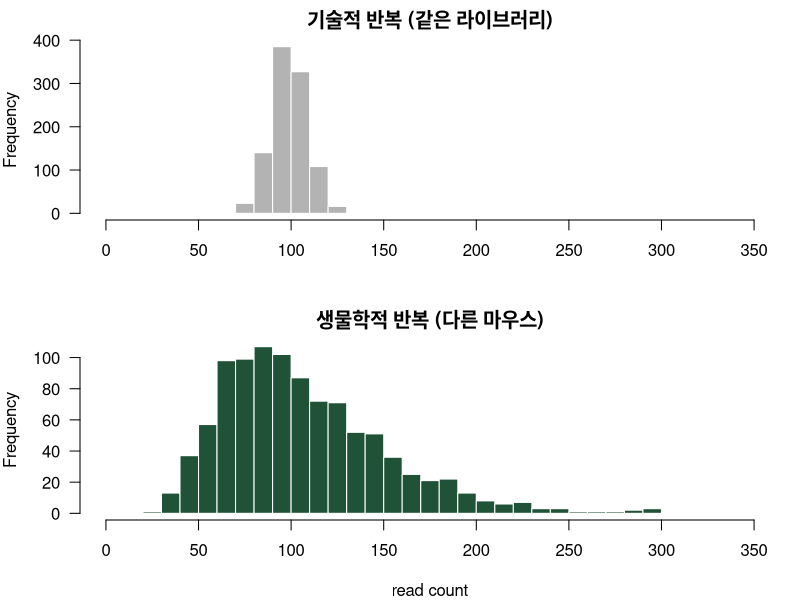

Write the R code that produced this figure.
## ---- chunk 1
#| label: setup
set.seed(20261017)
mu <- 100     # 이 유전자의 참 평균 read count
## ---- chunk 2
#| label: two-runs
run1 <- rpois(1, mu)
run2 <- rpois(1, mu)
c(run1 = run1, run2 = run2)
## ---- chunk 3
#| label: tech-1000
tech <- rpois(1000, mu)
c(mean = mean(tech), var = var(tech), sd = sd(tech))
## ---- chunk 4
#| label: bio-6
true_level <- mu * exp(rnorm(6, mean = 0, sd = 0.4))   # 마우스별 참 수준
bio6 <- rpois(6, true_level)                            # 그 수준에서 시퀀싱

data.frame(mouse = 1:6, true_level = round(true_level, 1), count = bio6)
## ---- chunk 5
#| label: bio-1000
bio <- rpois(1000, mu * exp(rnorm(1000, mean = 0, sd = 0.4)))
c(mean = mean(bio), var = var(bio), sd = sd(bio))
## ---- chunk 6
#| label: fig-tech-bio
#| fig-cap: "같은 라이브러리를 1000번 시퀀싱(위)과 서로 다른 마우스 1000마리(아래). 가로축 범위를 같게 그림"
#| fig-height: 5
par(mfrow = c(2, 1), mar = c(4, 4, 2, 1))
brks <- seq(0, max(bio) + 10, by = 10)
hist(tech, breaks = brks, col = "grey70", border = "white", las = 1,
     main = "기술적 반복 (같은 라이브러리)", xlab = "", xlim = c(0, 350))
hist(bio, breaks = brks, col = "#1F5236", border = "white", las = 1,
     main = "생물학적 반복 (다른 마우스)", xlab = "read count", xlim = c(0, 350))
## ---- chunk 7
#| label: pseudorep-data
set.seed(7)
mouse_level <- rnorm(4, mean = 0, sd = 0.5)          # 마우스별 고유 수준
group <- rep(c("Ctrl", "Trt"), each = 2)
cells <- do.call(rbind, lapply(1:4, function(m)
  data.frame(mouse = m, group = group[m],
             expr = rnorm(500, mean = 5 + mouse_level[m], sd = 1))))
nrow(cells)
## ---- chunk 8
#| label: pseudorep-cell
t.test(expr ~ group, data = cells)$p.value
## ---- chunk 9
#| label: pseudorep-mouse
pb <- aggregate(expr ~ mouse + group, data = cells, FUN = mean)   # 마우스별 평균
pb
t.test(expr ~ group, data = pb)$p.value
